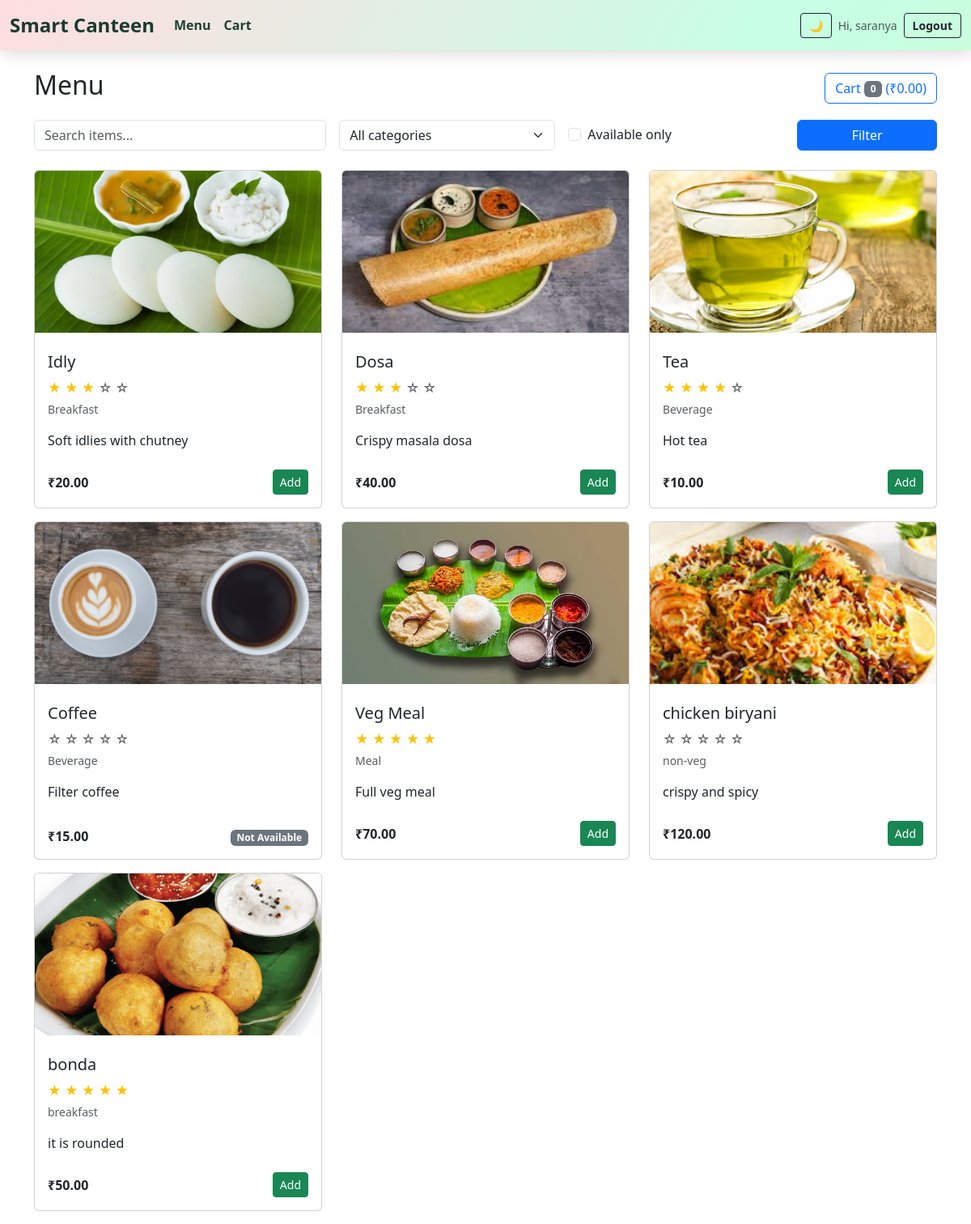
The page /menu/ (signed in) on the database its author committed.
### menu_app/models.py (models this page shows, shortened)
class Item(models.Model):
    name = models.CharField(max_length=100)
    description = models.TextField(blank=True)
    price = models.DecimalField(max_digits=7, decimal_places=2)
    category = models.CharField(
        max_length=50,
        choices=CATEGORY_CHOICES,
        blank=True
    )
    available = models.BooleanField(default=True)
    image = models.ImageField(
        upload_to='menu_images/',
        blank=True,
        null=True
    )
    rating = models.PositiveIntegerField(
        default=0,
        validators=[
            MinValueValidator(0),
            MaxValueValidator(5)
        ]
    )

### menu_app/views.py (the view)
# urls.py: path('menu/', views.menu_list, name='menu_list'),
@login_required(login_url='login')
def menu_list(request):
    items = Item.objects.all()
    q = request.GET.get("q")
    if q:
        items = items.filter(name__icontains=q)
    selected_category = request.GET.get("category")
    if selected_category and selected_category != "":
        items = items.filter(category=selected_category)
    available_only = request.GET.get("available_only")
    if available_only == "on":
        items = items.filter(available=True)
    categories = Item.objects.values_list("category", flat=True).distinct()
    cart = _get_cart(request)
    total = Decimal("0.00")
    for item_id, qty in cart.items():
        try:
            item = Item.objects.get(id=item_id)
            total += item.price * qty
        except Item.DoesNotExist:
            pass
    return render(request, "menu.html", {
        "items": items,
        "categories": categories,
        "selected_category": selected_category,
        "cart_total": total,
        "cart_count": sum(cart.values()),
        "form": request.GET,
    })

### menu_app/views.py (called while the page is built)
def _get_cart(request):
    return request.session.get('cart', {})

### templates/menu.html (shortened to what this page needs)
{% extends 'base.html' %}
{% block content %}
<div class="d-flex justify-content-between align-items-center mb-3">
  <h2>Menu</h2>
  <div>
    <a href="{% url 'cart_view' %}" class="btn btn-outline-primary">
      Cart <span class="badge bg-secondary">{{ cart_count }}</span> (₹{{ cart_total }})
    </a>
  </div>
</div>
<form method="get" class="row g-3 mb-4">
  <div class="col-md-4">
    <input
      type="text"
      name="q"
      value="{{ request.GET.q }}"
      class="form-control"
      placeholder="Search items..."
    >
  </div>
  <div class="col-md-3">
    <select name="category" class="form-select">
      <option value="">All categories</option>
    </select>
  </div>
  <div class="col-md-3 d-flex align-items-center">
    <div class="form-check">
      <input
        class="form-check-input"
        type="checkbox"
        name="available_only"
        id="available_only"
        value="on"
      >
      <label class="form-check-label" for="available_only">Available only</label>
    </div>
  </div>
  <div class="col-md-2">
    <button class="btn btn-primary w-100" type="submit">Filter</button>
  </div>
</form>
<div class="row">
  {% for item in items %}
  <div class="col-md-4 mb-3">
    <div class="card h-100">
      {% if item.image %}
        <img src="{{ item.image.url }}" class="card-img-top" style="height:200px; object-fit:cover;">
      {% else %}
        <img src="https://via.placeholder.com/300x200.png?text=No+Image" class="card-img-top">
      {% endif %}
      <div class="card-body d-flex flex-column">
        <h5 class="card-title mt-2">{{ item.name }}</h5>
        <div class="mb-1">
          {% for i in "12345" %}
            {% if forloop.counter <= item.rating %}
              <span class="text-warning">★</span>
            {% else %}
              <span class="text-muted">☆</span>
            {% endif %}
          {% endfor %}
        </div>
        <p class="card-text text-muted small">{{ item.category }}</p>
        <p class="card-text flex-grow-1">{{ item.description|default:"Tasty item" }}</p>
        <div class="d-flex justify-content-between align-items-center mt-2">
          <span class="fw-bold">₹{{ item.price }}</span>
          <div>
            {% if item.available %}
              <a href="{% url 'add_to_cart' item.id %}" class="btn btn-sm btn-success">Add</a>
            {% else %}
              <span class="badge bg-secondary">Not Available</span>
            {% endif %}
          </div>
        </div>
      </div>
    </div>
  </div>
  {% empty %}
  <p>No items found.</p>
  {% endfor %}
</div>
{% endblock %}

### templates/base.html (shortened to what this page needs)
<!DOCTYPE html>
<html lang="en" data-bs-theme="light" id="htmlRoot">
<head>
  <link href="https://cdn.jsdelivr.net/npm/bootstrap@5.3.3/dist/css/bootstrap.min.css" rel="stylesheet">
</head>
<body>
  <nav class="navbar navbar-expand-lg animated-navbar fixed-top">
    <div class="container-fluid">
      <a class="navbar-brand" href="{% url 'home' %}">Smart Canteen</a>
      <div class="collapse navbar-collapse" id="navbarNav">
        <ul class="navbar-nav me-auto">
          <li class="nav-item"><a class="nav-link" href="{% url 'menu_list' %}">Menu</a></li>
          <li class="nav-item"><a class="nav-link" href="{% url 'cart_view' %}">Cart</a></li>
        </ul>
        <div class="d-flex align-items-center gap-2">
          <button class="btn btn-outline-dark btn-sm" id="themeToggle">🌙</button>
          {% if user.is_authenticated %}
          <span class="navbar-text small">Hi, {{ user.username }}</span>
          <form method="post" action="{% url 'logout' %}" style="display:inline;">
            <button class="btn btn-outline-dark btn-sm">Logout</button>
          </form>
          {% else %}
          <a href="{% url 'login' %}" class="btn btn-outline-dark btn-sm">Login</a>
          <a href="{% url 'register' %}" class="btn btn-success btn-sm">Signup</a>
          {% endif %}
        </div>
      </div>
    </div>
  </nav>
  <div class="container mt-3">
    {% block content %}{% endblock %}
  </div>
</body>
</html>

### templates/base.html (style rules this page uses)
body { padding-top: 70px; }
.animated-navbar { background: linear-gradient(120deg, #ffdde1, #c6ffe6, #d4f8c4, #ffe9c8, #ffd6e8, #e0d7ff); background-size: 400% 400%; animation: rainbowFlow 12s ease infinite; padding: 10px 0; box-shadow: 0 4px 20px rgba(0, 0, 0, 0.15); backdrop-filter: blur(10px); }
.animated-navbar .navbar-brand { color: #1a3b2f !important; font-weight: 800; font-size: 1.5rem; }
.animated-navbar .nav-link { color: #1f3f32 !important; font-weight: 600; transition: 0.3s ease; }
.animated-navbar .btn-outline-dark, .animated-navbar .btn-success { font-weight: 600; padding: 4px 10px; }
.animated-navbar { padding: 8px 0 !important; }

### rows shown on the page
Item: image (picture), name "Idly", rating 3 (drawn), category "Breakfast", description "Soft idlies with chutney", price "20.00", available "Add"
Item: image (picture), name "Dosa", rating 3 (drawn), category "Breakfast", description "Crispy masala dosa", price "40.00", available "Add"
Item: image (picture), name "Tea", rating 4 (drawn), category "Beverage", description "Hot tea", price "10.00", available "Add"
Item: image (picture), name "Coffee", rating 0 (drawn), category "Beverage", description "Filter coffee", price "15.00", available "Not Available"
Item: image (picture), name "Veg Meal", rating 5 (drawn), category "Meal", description "Full veg meal", price "70.00", available "Add"
Item: image (picture), name "chicken biryani", rating 0 (drawn), category "non-veg", description "crispy and spicy", price "120.00", available "Add"
Item: image (picture), name "bonda", rating 5 (drawn), category "breakfast", description "it is rounded", price "50.00", available "Add"

### other values the page prints
{{ user.username }} "saranya"
{{ cart_count }} "0"
{{ cart_total }} "0.00"
